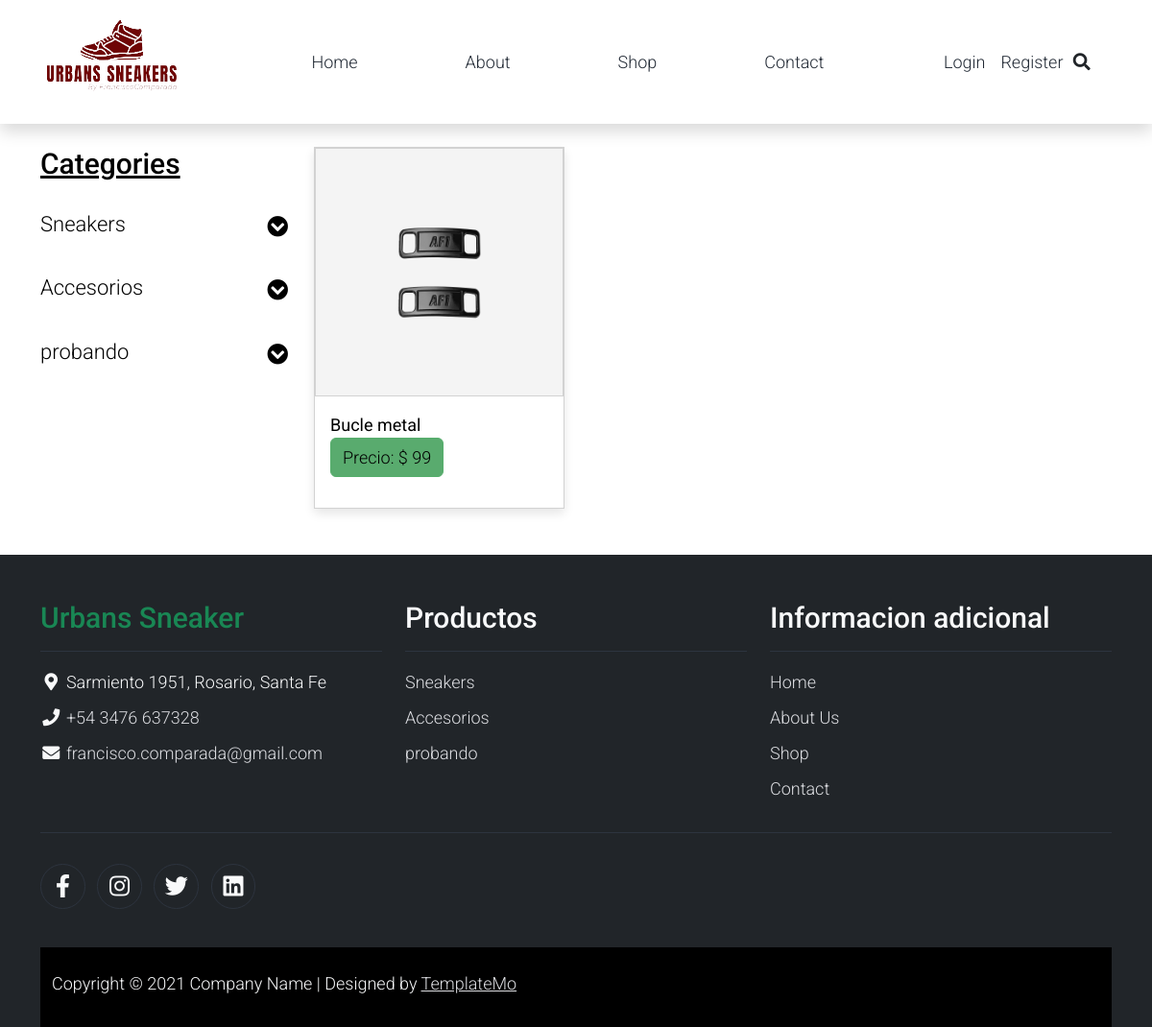
Screenshot of /Productos/Shop_sub_Category/3/ with the database file from the repository.
### Productos/models.py (models this page shows, shortened)
class Category(models.Model):
    category=models.CharField(max_length=75)

class Product(models.Model):
    category=models.ForeignKey('Category',on_delete=models.CASCADE)
    sub_category=models.ForeignKey('Sub_Category',on_delete=models.CASCADE,null=True)
    model=models.CharField(max_length=40)
    price=models.IntegerField()
    coulor=models.CharField(max_length=40,null=True,blank=True)
    description=models.CharField(max_length=400,null=True,blank=True)
    stock=models.IntegerField(null=True)
    img= models.ImageField(null=True, upload_to='img_Product/',blank=True)

### Productos/views.py (the view)
# urls.py: path('Shop_sub_Category/<int:pk>/', Shop_sub_Category, name='Shop_sub_Category'),
def Shop_sub_Category(request, pk):#Shop vista por sub_categoria
    if request.method == 'GET':
        sub_category_id = Sub_Category.objects.filter(pk=pk)
        products_id=Product.objects.filter(sub_category_id=pk)
        print(len(products_id))
        context = {
            'sub_category_id':sub_category_id,
            'products_id':products_id
        }
        return render(request, 'Productos/Shop_sub_Category.html', context=context)

### Cart/context_processors.py (called while the page is built)
def total_cart_amount(request):
    total=0
    if request.user.is_authenticated:
        if 'cart' in request.session:
            for key,value in request.session['cart'].items():
                total = total +(float(value['price']))
    return{'total_cart_amount':total}

def total_product(request):
    total=0
    if request.user.is_authenticated:
        if 'cart' in request.session:
            for key,value in request.session['cart'].items():
                total = total +(int(value['cant']))
    return{'total_product':total}

### Productos/context_processors.py (called while the page is built)
def id_category(request):
    id_category=Category.objects.all()
    return{
        'id_category':id_category,
    }

def id_sub_category(request):
    id_sub_category=Sub_Category.objects.all()
    return{
        'id_sub_category':id_sub_category,
    }

def id_product(request):
    id_product=Product.objects.all()
    return{
        'id_product':id_product,
    }

### templates/Productos/Shop_sub_Category.html (shortened to what this page needs)
<!DOCTYPE html>
<html lang="en">
{% extends 'General/shop.html' %}
{% block contenido_que_cambia_shop %}
{% load static %}
        <div class="col-lg-9">
            <div class="row">
                <div class="col-md-4">
                    {% for product in products_id %}
                    <div class="card mb-4 product-wap rounded-0">
                        <div class="card rounded-0">
                           <a href="/Productos/Shop_single/{{product.id}}"><img class="card-img rounded-0 img-fluid" src='{{ product.img.url }}'alt='imagen de producto {{product.model}}'></a>
                        </div>
                        <div class="card-body">
                            <a href="#" class="h3 text-decoration-none"><strong>{{product.model}}</strong></a>
                            <ul class="w-100 list-unstyled d-flex justify-content-between mb-0">
                                <p class="text-center"><a href="#" class="btn btn-success">Precio: $ {{product.price}}</a></p>
                            </ul>
                        </div>
                    </div>
                    {% endfor %}
                </div>
            </div>
        </div>
    </div>
</div>
</body>
{% endblock %}

### templates/General/shop.html (shortened to what this page needs)
<!DOCTYPE html>
<html lang="en">
    {% extends 'General/index.html' %}
    {% block base %}
    {% load static %}
    <div class="container py-4">
        <div class="row">
            <div class="col-lg-3">
               <a href="/shop"class="h2 pb-4"style="color: black"><h1 class="h2 pb-4" style="color: black">Categories</h1></a>
                {% if id_category %}
                                {% for categoria in id_category %}
                <ul class="list-unstyled templatemo-accordion">
                    <li class="pb-3">
                        <a class="collapsed d-flex justify-content-between h3 text-decoration-none" href="/Productos/Shop_Category/{{categoria.id}}">
                            {{categoria.category}}
                            <i class="fa fa-fw fa-chevron-circle-down mt-1"></i>
                        </a>
                    </li>
                </ul>
                {% endfor%}
                {% endif %}
            </div>
            {% block contenido_que_cambia_shop %}{% endblock %}
    {% endblock %}

### templates/General/index.html (shortened to what this page needs)
{% load bootstrap5 %}
{% load static %}
<!DOCTYPE html>
<html lang="en">
<head>
    <link rel="stylesheet" href='{% static "css/bootstrap.min.css" %}'>
    <link rel="stylesheet" href='{% static "css/templatemo.css" %}'>
    <link rel="stylesheet" href='{% static "css/custom.css" %}'>
    <link rel="stylesheet" href='{% static "css/fontawesome.min.css" %}'>
    <link href="https://cdn.jsdelivr.net/npm/bootstrap@5.2.0/dist/css/bootstrap.min.css" rel="stylesheet">
</head>
<body>
    <nav class="navbar navbar-expand-lg navbar-light shadow">
        <div class="container d-flex justify-content-between align-items-center">
            <a class="navbar-brand text-success logo h1 align-self-center" href="/">
                <img src='{% static "img/favicon.ico" %}' alt="logoempresa" width="150" height="95">
            </a>
            <div class="align-self-center collapse navbar-collapse flex-fill  d-lg-flex justify-content-lg-between" id="templatemo_main_nav">
                <div class="flex-fill">
                    <ul class="nav navbar-nav d-flex justify-content-between mx-lg-auto">
                        <li class="nav-item">
                            <a class="nav-link" href="/">Home</a>
                        </li>
                        <li class="nav-item">
                            <a class="nav-link" href="#">About</a>
                        </li>
                        <li class="nav-item">
                            <a class="nav-link" href="/shop/">Shop</a>
                        </li>
                        <li class="nav-item">
                            <a class="nav-link" href="#"> Contact </a>
                        </li>
                    </ul>
                </div>
                <div class="navbar align-self-center d-flex">
                    <ul class="nav navbar-nav d-flex justify-content-between mx-lg-auto">
                        {% if request.user.is_authenticated %}
                            {% if request.user.profile.image.url %}
                                <li class="nav-item">
                                    <a class="nav-link" href="#">
                                        <img width="45" height="45" src= '{{ request.user.profile.image.url }}' alt='imagen de {{ request.user.username }}'>{{ request.user.username }} </a>
                                </li>
                            {% else %}
                                <li class="nav-item">
                                    <a class="nav-link" href="#"> {{ request.user.username }} </a>
                                </li>
                            {% endif %}
                            <li class="nav-item">
                                <a class="nav-link" href="/users/logout/">Logout  </a>
                            </li>
                        {% else %}
                        <li class="nav-item">
                            <a class="nav-link" href="/users/login/">Login </a>
                        </li>
                        <li class="nav-item">
                            <a class="nav-link" href="/users/register/">Register  </a>
                        </li>
                    </ul>
                </div>
                {% endif %}
                <div class="navbar align-self-center d-flex">
                    <a class="nav-icon d-none d-lg-inline" href="#" data-bs-toggle="modal" data-bs-target="#templatemo_search">
                        <i class="fa fa-fw fa-search text-dark mr-2"></i>
                    </a>
                </div>
            </div>
        </div>
    </nav>
    {% block base %}{% endblock %}
    <footer class="bg-dark" id="tempaltemo_footer">
        <div class="container">
            <div class="row">
                <div class="col-md-4 pt-5">
                    <h2 class="h2 text-success border-bottom pb-3 border-light logo">Urbans Sneaker</h2>
                    <ul class="list-unstyled text-light footer-link-list">
                        <li>
                            <i class="fas fa-map-marker-alt fa-fw"></i>
                            Sarmiento 1951, Rosario, Santa Fe
                        </li>
                        <li>
                            <i class="fa fa-phone fa-fw"></i>
                            <a class="text-decoration-none" href="tel:010-020-0340">+54 3476 637328</a>
                        </li>
                        <li>
                            <i class="fa fa-envelope fa-fw"></i>
                            <a class="text-decoration-none" href="mailto:info@company.com">francisco.comparada@gmail.com</a>
                        </li>
                    </ul>
                </div>
                <div class="col-md-4 pt-5">
                    <h2 class="h2 text-light border-bottom pb-3 border-light">Productos</h2>
                    <ul class="list-unstyled text-light footer-link-list">
                        {% if id_category %}
                        {% for categoria in id_category %}
                        <li><a class="text-decoration-none" href="/Productos/Shop_Category/{{categoria.id}}">{{categoria.category}}</a></li>
                        {% endfor %}
                        {% endif %}
                    </ul>
                </div>
                <div class="col-md-4 pt-5">
                    <h2 class="h2 text-light border-bottom pb-3 border-light">Informacion adicional</h2>
                    <ul class="list-unstyled text-light footer-link-list">
                        <li><a class="text-decoration-none" href="/">Home</a></li>
                        <li><a class="text-decoration-none" href="#">About Us</a></li>
                        <li><a class="text-decoration-none" href="/shop/">Shop </a></li>
                        <li><a class="text-decoration-none" href="#">Contact</a></li>
                    </ul>
                </div>
            </div>
            <div class="row text-light mb-4">
                <div class="col-12 mb-3">
                    <div class="w-100 my-3 border-top border-light"></div>
                </div>
                <div class="col-auto me-auto">
                    <ul class="list-inline text-left footer-icons">
                        <li class="list-inline-item border border-light rounded-circle text-center">
                            <a class="text-light text-decoration-none" target="_blank" href="http://facebook.com/"><i class="fab fa-facebook-f fa-lg fa-fw"></i></a>
                        </li>
                        <li class="list-inline-item border border-light rounded-circle text-center">
                            <a class="text-light text-decoration-none" target="_blank" href="https://www.instagram.com/"><i class="fab fa-instagram fa-lg fa-fw"></i></a>
                        </li>
                        <li class="list-inline-item border border-light rounded-circle text-center">
                            <a class="text-light text-decoration-none" target="_blank" href="https://twitter.com/"><i class="fab fa-twitter fa-lg fa-fw"></i></a>
                        </li>
                        <li class="list-inline-item border border-light rounded-circle text-center">
                            <a class="text-light text-decoration-none" target="_blank" href="https://www.linkedin.com/"><i class="fab fa-linkedin fa-lg fa-fw"></i></a>
                        </li>
                    </ul>
            </div>
        </div>
        <div class="w-100 bg-black py-3">
            <div class="container">
                <div class="row pt-2">
                    <div class="col-12">
                        <p class="text-left text-light">
                            Copyright &copy; 2021 Company Name
                            | Designed by <a rel="sponsored" href="https://templatemo.com" target="_blank">TemplateMo</a>
                        </p>
                    </div>
                </div>
            </div>
        </div>
    </footer>
</body>
</html>

### static/css/templatemo.css (style rules this page uses)
body, ul, li, p, a, label, input, div { font-family: 'Roboto', sans-serif; font-size: 18px !important; font-weight: 300 !important; }
.h1 { font-family: 'Roboto', sans-serif; font-size: 48px !important; font-weight: 200 !important; }
.h2 { font-family: 'Roboto', sans-serif; font-size: 30px !important; font-weight: 300; }
.h3 { font-family: 'Roboto', sans-serif; font-size: 22px !important; }
.logo { font-weight: 500 !important; }
.text-success { color: #59ab6e !important; }
.text-light { color: #cfd6e1 !important; }
.bg-dark { background-color: #212934 !important; }
.bg-black { background-color: #1d242d !important; }
.btn-success { background-color: #59ab6e !important; border-color: #56ae6c !important; }
#templatemo_main_nav a { color: #212934; }
#templatemo_main_nav .navbar .nav-icon { margin-right: 20px; }
.templatemo-accordion a { color: #000; }
.product-wap { box-shadow: 0px 5px 10px 0px rgba(0, 0, 0, 0.10); }
.card.product-wap a { color: #000; }
#tempaltemo_footer a { color: #dcdde1; }
#tempaltemo_footer ul.footer-link-list li { padding-top: 10px; }
#tempaltemo_footer ul.footer-icons li { width: 2.6em; height: 2.6em; line-height: 2.6em; }
#tempaltemo_footer .border-light { border-color: #2d343f !important; }
.product-wap .h3, .product-wap li, .product-wap i, .product-wap p { font-size: 12px !important; }
@media (min-width: 768px) { #templatemo_main_nav .navbar-nav { max-width: 450px; } }
@media (min-width: 992px) { #templatemo_main_nav .navbar-nav { max-width: 550px; } }
@media (min-width: 992px) { .product-wap .h3, .product-wap li, .product-wap i, .product-wap p { font-size: 18px !important; } }

### rows the page displays
Category: category "Sneakers"
Category: category "Accesorios"
Category: category "probando"
Product: img (picture), model "Bucle metal", price "99"
